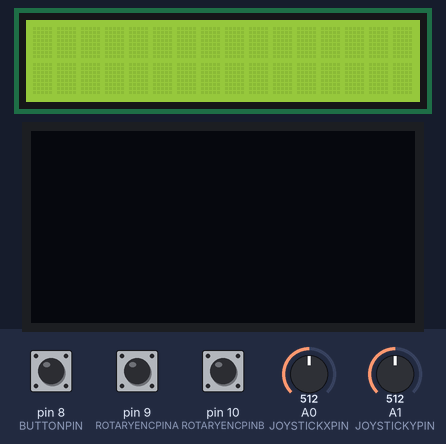
Simulated run of this sketch. Board: Arduino Uno, built with avr-gcc and run on an emulated ATmega328P. Parts: 16×2 character LCD, 128×64 one-colour display. The test bench sets the inputs (shaded band); at power-on: pin 8 (BUTTONPIN) LOW, A0 (JOYSTICKXPIN) = 512, pin 9 (ROTARYENCPINA) HIGH, pin 10 (ROTARYENCPINB) HIGH, A1 (JOYSTICKYPIN) = 512. The display library's start-up logo is not drawn; random numbers use the default seed unless the sketch sets one; what the sketch prints to the serial monitor is not drawn.

Above: at 3.3 s.
3.4 s: pin 8 (BUTTONPIN) pulled HIGH for 0.15 s
At 5.3 s:
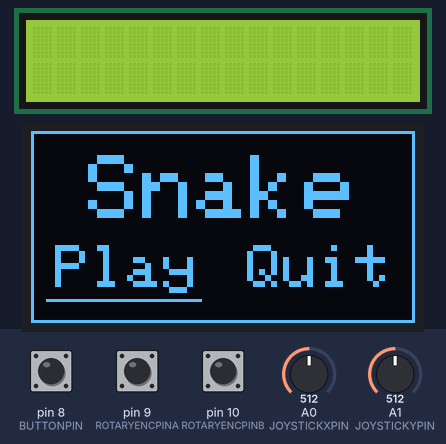
5.6 s: A0 (JOYSTICKXPIN) set to 716
At 6.9 s:
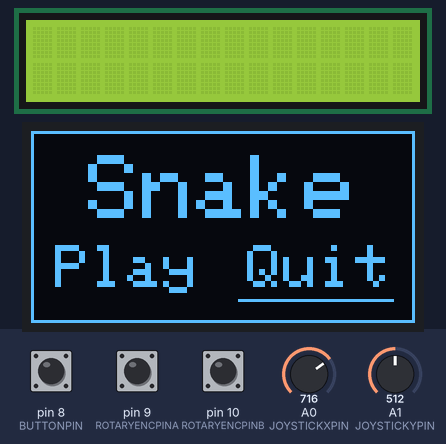
7.3 s: pin 8 (BUTTONPIN) pulsed HIGH 5 times (0.12 s each, 0.3 s apart)
At 8.74 s:
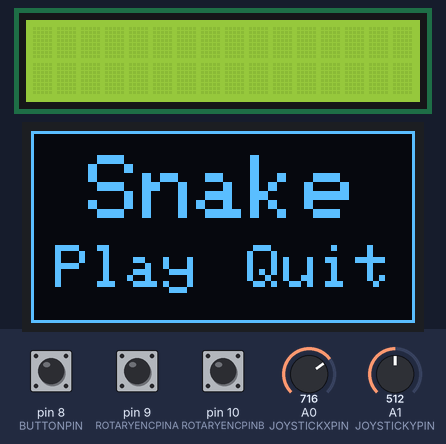
Timing chart, 0 to 10.3 s (numbered marks = the images above; inputs shaded):
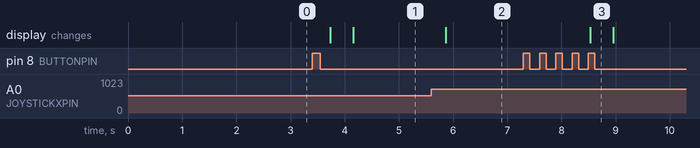

Measured:
- after the input at 3.4 s, the display: first changes after 0.33 s (image 1 shows a later state)
- after the input at 5.6 s, the display: changes after 0.27 s (image 2)
- after the input at 7.3 s, the display: changes after 1.2 s (image 3)

The sketch:

Prototype.ino
```cpp
//---- LIBRARIES AND INCLUDE FILES ----//
  #pragma once
  // Libraries
  #include <Adafruit_SSD1306.h>
  #include <splash.h>
  #include <LiquidCrystal.h>

  #include "LinkedList.h"

  // BITMtextListS
  //#include "BitmtextLists/SnakeMenuPlay.h"
  //#include "BitmtextLists/SnakeMenuQuit.h"
//---- END OF LIBRARIES AND INCLUDE FILES ----//

//---- SCREEN DEFINITIONS ----//
  #define LCDCOLUMNS            16
  #define LCDROWS               2
  #define OLEDWIDTH             128
  #define OLEDHEIGHT            64
  #define OLEDLETTERW           6
  #define OLEDLETTERH           8
  // Play is centered roughly a fourth of the way across the screen, accounting for text size
  const uint8_t playButtonX0 = (OLEDWIDTH / 4) - (2 * 2 * OLEDLETTERW);
  const uint8_t playButtonX1 = (OLEDWIDTH / 4) + (2 * 2 * OLEDLETTERW);
  // Quit is centered roughly three fourths of the way across the screen, accounting for text size
  const uint8_t quitButtonX0 = (3 * OLEDWIDTH / 4) - (2 * 2 * OLEDLETTERW);
  const uint8_t quitButtonX1 = (3 * OLEDWIDTH / 4) + (2 * 2 * OLEDLETTERW);
  // Both Buttons are centered slightly above three fourths of the the way down the screen, accounting for text size
  const uint8_t menuButtonY = (3 * OLEDHEIGHT / 4) - (OLEDLETTERH + OLEDHEIGHT/32);
  const uint8_t menuSelectY = (3 * OLEDHEIGHT / 4) + (OLEDLETTERH);
//---- END OF SCREEN DFINITIONS ----//
//---- PIN DEFINITIONS ----//
  // LCD Display (ONLY 11-13 ARE USED DUE TO USING THE SHIFT REGISTER)
  #define LCDDS                 11
  #define LCDSHCP               13
  #define LCDSTCP               12
  #define RS                    11
  #define E                     3
  #define D4                    4
  #define D5                    5
  #define D6                    6
  #define D7                    7
  // OLED Display (Definitions not used - just for reference)
  #define SDA                   A4  // Data
  #define SCL                   A5  // CLK
  // Interactive
  #define JOYSTICKXPIN          A0
  #define JOYSTICKYPIN          A1
  #define JOYSTICKCLK           7
  #define ROTARYENCPINA         9   // DT
  #define ROTARYENCPINB         10  // SW
  #define BUTTONPIN             8
//---- END OF PIN DEFINITIONS ----//

//---- DATA STRUCTURING ----//
  // ENUM DEFS
  enum LCDAlignment             { left, center, right };
  enum EmulatorState            { selection, snake, pong, tron, doom };
  enum GameState                { unactivated, activated, playing, failure = -1 };
  enum RotaryEncoder            { ccw = -1, none, cw, clk };

  struct LCDText {
    LCDText(String t, LCDAlignment a);
    // String to be printed to the LCD display
    String text;
    // Preferred alignment of the text on the LCD display (left by default)
    LCDAlignment align;
    // Row String is to be printed to
    // int row = 0
  };


  int rotEncOldPos = 0;
  int rotEncCurPos = 0;
  uint8_t rotEncState;
  bool buttonClk;

  unsigned long t0 = millis();
  unsigned long t1;
  unsigned long lastUpdate;
  float gameSpeed = 1.0;
  bool isPlaySelected = true;
//---- END OF DATA STRUCTURES ----//

Adafruit_SSD1306 OLED(OLEDWIDTH, OLEDHEIGHT);
LiquidCrystal lcd(2, 3, 4, 5, 6, 7);
//Adafruit_LiquidCrystal lcd(0);

enum EmulatorState emu = selection;
enum EmulatorState gameSelect = snake;

// I will make all these into a class for extensibility if I have the time
// - AKA class with base components and make objects or child classes with gamemode specific features and functions
enum GameState game1 = unactivated;
enum GameState game2 = unactivated;
enum GameState game3 = unactivated;
LinkedList *SnakeGame;
vec2 snakeFruit;
unsigned int score;

void setup() {
  // random seed of unconnected analog input as recommended by Arduino documentation
  randomSeed(analogRead(A2));

  // PIN MODES
  //pinMode(LCDDS, OUTPUT);
  //pinMode(LCDSHCP, OUTPUT);
  //pinMode(LCDSTCP, OUTPUT);
  pinMode(ROTARYENCPINA, INPUT);
  pinMode(ROTARYENCPINB, INPUT);
  pinMode(BUTTONPIN, INPUT);

  Serial.begin(9600);

  // lcd init
  lcd.begin(LCDCOLUMNS, LCDROWS);
  lcd.noCursor();
  lcd.clear();


  // SSD1306_SWITCHCAPVCC = generate display voltage from 3.3V internally
  if(!OLED.begin(SSD1306_SWITCHCAPVCC, 0x3D)) {
    Serial.println(F("SSD1306 allocation failed"));
    for(;;); // Don't proceed, loop forever
  }

  // Show initial display buffer contents on the screen --
  // the library initializes this with an Adafruit splash screen.
  OLED.display();
  delay(2000); // Pause for 2 seconds

  // Clear the buffer
  OLED.clearDisplay();
  OLED.display();


  // prevent main loop from starting if state vars aren't initialized properly
  while (emu != selection || game1 != unactivated || game2 != unactivated || game3 != unactivated);

  rotEncState = GetRotaryState(ROTARYENCPINA, ROTARYENCPINB);
  buttonClk = digitalRead(BUTTONPIN);
  t1 = millis();
  lastUpdate = 0;

  LCDSelectGame(gameSelect);
}

void loop() {
  // main game states
  if (emu == selection) {
    // game selection state
    //Serial.println(String(emu));
    // get rotary encoder rotation
    enum RotaryEncoder rotEncInput = PollRotaryEnc();
    // unless button is pressed to select game
    // if button is down, AKA 1(TRUE) - set rotEncInput to 2, AKA clk
    //Serial.println(String(digitalRead(BUTTONPIN)));
    if (isButtonPressed(&buttonClk, BUTTONPIN)) rotEncInput = clk;
    switch (rotEncInput) {
      // Game is selected
      case (clk):
        emu = snake;
        rotEncInput = none;
        Serial.println("Game Selected");
      break;

      case (none):
      break;

      // Rotary Encoder turned cw or ccw
      default:
        // EmulatorStates game states start at 1 and not 0 -> set to multiple of 3 before modulus and increment 1 after
        gameSelect = ((gameSelect + 2 + rotEncInput) % 3) + 1;
        LCDSelectGame(gameSelect);
      break;
    }
  }


  if (emu == snake) {
    Serial.println("Emu is snake");
    switch (game1) {
      // boot game
      case (unactivated):
        BootGame(emu);
      break;

      // Menu Selection
      case (activated):
        delay(200);
        Serial.println("Game Playing Time!");
        delay(200);
        GameMenuSelect();
        // if play, run game initalizer
        if (isButtonPressed(&buttonClk, BUTTONPIN)) {
          if (isPlaySelected) InitializeSnake();
          else QuitGame(&emu);
        }
      break;

        // game loop
        case (playing):
          // get next direction of snake
          *(SnakeGame->head->dir) = GetJoystickDir(JOYSTICKXPIN, JOYSTICKYPIN);
          // check if time for next frame
          if (true) {
            if (isSnakeDirValid()) {
              //SnakeNextFrame(dir);
            } else {
              // GameOver();
            }
          }
        break;

      // game over
      case (failure):
        // remove linked list
      break;

      default:
        Serial.println("Game State invalid");
      break;
    }
  }


  if (emu == pong) {
    Serial.println("Emu is pong");
    switch (game2) {
      // boot game
      case (unactivated):
        game2 = activated;
        BootGame(pong);
      break;

      // Menu Selection
      case (activated):

      break;

      // game loop
      case (playing):
      break;

      // game over
      case (failure):
      break;

      default:
      break;
    }
  }


  if (emu == tron) {
    Serial.println("Emu is tron");
    switch (game3) {
      // boot game
      case (unactivated):
        game3 = activated;
        BootGame(tron);
      break;

      // Menu Selection
      case (activated):

      break;

      // game loop
      case (playing):
      break;

      // game over
      case (failure):
      break;

      default:
      break;
    }
  }
  t0 = t1;
  t1 = millis();
  //Serial.println(String(emu));
}

// ---- CONSTRUCTORS ---- //
  LCDText::LCDText(String text, LCDAlignment align) { //, int row) {
    this->text = text;
    this->align = align;
    // this->row = row
  }

// ---- END OF CONSTRUCTORS ---- //

void LCDSelectGame(EmulatorState game) {
  LCDPrint(lcd, LCDText("Selected Game:", center), LCDText(EmuStateToString(game), center));
}

// Boots up the game that the input EmulatorState is currently set to
void BootGame(EmulatorState game) {
  Serial.println("Game Booting!");
  GameState *gState = EmuStateToGameState(game);
  // sets the GameState of that selected game to activated
  *(gState) = activated;
  Serial.println("Activated!");
  delay(100);
  LCDPrint(lcd, LCDText("Running:", center), LCDText(EmuStateToString(game), center));

  // TODO - Draw logo? lol
  delay(200);
  Serial.println("Drawing time");
  DrawGameMenu(game);

}

void DrawGameMenu(EmulatorState game) {
  OLED.clearDisplay();
  OLED.drawRect(0, 0, OLEDWIDTH, OLEDHEIGHT, 1);
  OLED.setTextColor(1);
  OLED.setTextSize(3);

  uint8_t padding[2] = {0,0};
  // center game title text horizontally
  padding[0] = (OLEDWIDTH - (EmuStateToString(game).length() * 3 * OLEDLETTERW)) / 2;
  // have bottom line of text on middle horizontal
  padding[1] = (OLEDHEIGHT / 2) - (3 * OLEDLETTERH);

  OLED.setCursor(padding[0], padding[1]);
  OLED.print(EmuStateToString(game));

  OLED.setTextSize(2);

  // play button
  padding[0] = playButtonX0;
  padding[1] = menuButtonY;
  OLED.setCursor(padding[0], padding[1]);
  OLED.print("Play");

  // quit button
  padding[0] = quitButtonX0;
  // y coord is the same
  //padding[1] = (3 * OLEDHEIGHT / 4) - (OLEDLETTERH + OLEDHEIGHT/32);
  OLED.setCursor(padding[0], padding[1]);
  OLED.print("Quit");
  // FEATURE - Add Scoreboard?
  OLED.display();
  Serial.println("Displaying!");
}

void GameMenuSelect() {
  vec2 axisDirs = GetJoystickDir(JOYSTICKXPIN,JOYSTICKYPIN);
  // play is selected
  if (axisDirs.x > (3*1023/5)) isPlaySelected = true;
  // quit is selected
  if (axisDirs.x < (2*1023/5)) isPlaySelected = false;
  DrawMenuLine(isPlaySelected);
}

// Draws line underneath the selected menu option
// - if input doDrawPlay is true, it will draw a white line underneath play and a black line underneath quit; vice versa if false
void DrawMenuLine(bool doDrawPlay) {
  uint8_t x0, x1, y;
  // play line
  x0 = playButtonX0 - 3;
  x1 = playButtonX1;
  y = menuSelectY;
  OLED.drawLine(x0, y, x1, y, doDrawPlay);
  // quit line
  x0 = quitButtonX0 - 3;
  x1 = quitButtonX1;
  OLED.drawLine(x0, y, x1, y, !doDrawPlay);
  OLED.display();
}

// Quits the selected game given an input
// - sets the EmulatorState and GameState variables back to default states
void QuitGame(EmulatorState *emuState) {
  // Sets GameState variable to unactivated
  (*EmuStateToGameState(*emuState)) = unactivated;
  // resets given emulator state
  *emuState = selection;
}

// Takes in an emulator state and returns a pointer to the respective GameState variable
GameState* EmuStateToGameState(EmulatorState emuState) {
  if (emuState == snake) {
    return &game1;
  } else if (emuState == pong) {
    return &game2;
  } else if (emuState == tron) {
    return &game3;
  } else if (emuState == doom) {
    Serial.println("EmuState is DOOM");
  } else {
    Serial.println("EmuState is null");
    return nullptr;
  }
}

// prepares snake for gamemode
void InitializeSnake() {
  lastUpdate = 0;
  for (uint8_t i = 0; i<4; i++) {
    // add nodes to snake
    // Do I need to set the ptrs to point as something first?
    SnakeGame->addTailNode(vec2(OLEDWIDTH/2,(OLEDHEIGHT/2)-i), vec2(0,-1));
  }

  snakeFruit.x = random(0+3,OLEDWIDTH-3);
  snakeFruit.y = random(0+3,OLEDHEIGHT-3);
}

//
bool isSnakeDirValid() {
  /*
  vec2 dir = (SnakeGame->head->pos)
  if ( !OLEDGetPixel(OLED, nextPos) ) {
    return true;
  } else if ( (nextPos.x == snakeFruit.x) && (nextPos.y == snakeFruit.y) ) {
    score++;
    return true;
  } else return false;
  */
}

bool isTimeForNextFrame() {

}

// Compute logic for next frame; this function does these things:
// - Change position and direction of nodes
// - Increment scores and snake length
// - Draws and erases pixels
void SnakeNextFrame(vec2 dir) {
  // calculate when next frame
  // is it time for next frame?

  //DrawNextFrame(OLED);

  lastUpdate = 0;
}

// Polls the Rotary Encoder for changes in position or presses
// - Rotating takes precedent over clicking (NVM CLICKING IS SUPER INCONSISTENT)
// (ALL OF IT IS SUPER INCONSISTENT; IDK IF IT'S MY PART OR WHAT)
RotaryEncoder PollRotaryEnc() {
  rotEncCurPos += GetRotaryKnobDir(&rotEncState, ROTARYENCPINA, ROTARYENCPINB);
  //Serial.println(String(rotEncCurPos));
  int8_t dir = (rotEncOldPos - rotEncCurPos);
  // if at rest pos and the direction total is greater than a 4 state dif in one direction
  if ( (rotEncState == 3) && ( abs(dir) >= 4) ) {
    rotEncOldPos = rotEncCurPos;
    //Serial.println(String(dir>>2));
    return RotaryEncoder(dir>>2);
  }
  /*
  if ( (rotEncClk != digitalRead(ROTARYENCCLK)) && (rotEncClk == HIGH) ) {
    rotEncClk = digitalRead(ROTARYENCCLK);
    return clk;
  }
  */
  return RotaryEncoder(0);
}

// ---- UTILITY FUNCTIONS ---- //

bool isButtonPressed(bool* buttonState, uint8_t buttonPin) {
  uint8_t currentState = ((uint8_t)(*buttonState)<<1) | digitalRead(buttonPin);
  // Button isn't pressed and state is false - return 0
  if (currentState == 0) {
  }
  // Button is pressed, but state doesn't read it as so - return 1
  if (currentState == 1) {
    *buttonState = currentState;
  }
  // Button is not pressed, but state reads so - return 0
  if (currentState == 2) {
    *buttonState = 0;
  }
  // Button is pressed and state reads so - return 0
  if (currentState == 3) {
    return 0;
  } else {
    return (*buttonState);
  }

}

// Returns a vec2 of the analogRead inputs of the given pins
vec2 GetJoystickAxes(const uint8_t joystickXPin, const uint8_t joystickYPin) {
  uint16_t joyX = analogRead(joystickXPin);
  uint16_t joyY = analogRead(joystickYPin);
  return vec2(joyX,joyY);
}

// Return a vec2 of the current direction the analog stick is pointing in
vec2 GetJoystickDir(const uint8_t joystickXPin, const uint8_t joystickYPin) {
  vec2 axesVals = GetJoystickAxes(joystickXPin, joystickYPin);
  // I switched the physical pins since the joystick is rotated; as a result, the y-axis vals are flipped
  if (axesVals.x > 3*1023/5) axesVals.x = 1;
  if (axesVals.x < 2*1023/5) axesVals.x = -1;
  if (axesVals.y > 3*1023/5) axesVals.y = -1;
  if (axesVals.y < 2*1023/5) axesVals.y = 1;
  return axesVals;
}

bool OLEDGetPixel(Adafruit_SSD1306 display, vec2 v) {
  return display.getPixel(v.x, v.y);
}

// Returns time in milliseconds since last frame
unsigned long MillisToFrameTime(unsigned long time0, unsigned long time1) { return (time1-time0); }

// Converts the EmulatorState enum to a ctextListitalized String
String EmuStateToString (EmulatorState state) {
  if (state == snake) {
    return "Snake";
  } else if (state == pong) {
    return "Pong";
  } else if (state == tron) {
    return "Tron";
  } else if (state = doom) {
    return "Doom";
  } else {
    return "Selection";
  }
}

// Checks the Rotary Encoder Pins and returns the state number
// - Pin A has a value of 1; Pin B is bit shifted to a value of 2; OR bit operator to combine into one var
// - 3 is both HIGH; 1 is only A HIGH; 0 is both LOW; 2 is B HIGH || 4 states in 2 bits
uint8_t GetRotaryState(const uint8_t PinA, const uint8_t PinB) {
  return digitalRead(PinA) | ( digitalRead(PinB)<<1 );
}

// Returns the position a Rotary Encoder has been turned to based off an input original state and the Pin numbers
// - Returns 1,-1, or 0 || 1 is CW, -1 is CCW, and 0 is no movement
int8_t GetRotaryKnobDir(uint8_t *oldState, const uint8_t PinA, const uint8_t PinB) {
  uint8_t curState;
  int8_t knobDir;

  curState = GetRotaryState(PinA, PinB);

  const int8_t KNOBDIR[] = {
    0, -1,  1,  0,
    1,  0,  0, -1,
   -1,  0,  0,  1,
    0,  1, -1,  0
  };

  // Takes advantage of the 2-bit encoder state representation by combining the two vars with one bitshifted
  // This creates 16 unique states that can be resolved into different directions
  knobDir = KNOBDIR[ curState | ( (*oldState)<<2 ) ];

  // changes input state variable to match current state
  (*oldState) = curState;
  return knobDir;
}

// Draws the next frame of a monochrome Adafruit SSD1306 OLED display
// - Takes the input of the Adafruit_SSD1306 object, an integer number of
// - pixels to be drawn, and variable number of vec2 objects (max of 65535)
void DrawNextFrame(Adafruit_SSD1306 display, uint16_t pNum, vec2 pixel, ...) {
  va_list vecList;
  va_start(vecList, pixel);

  for (uint16_t i = 0; i < pNum; i++) {
    vec2 p = va_arg(vecList, vec2);
    // draw pixels into buffer
    display.drawPixel(p.x, p.y, 1);
  }

  va_end(vecList);
  // display pixels in buffer
  display.display();
}

// Prints Strings to an input LCD display and adjusts the text positioning based on an input LCDText data structure
// - Text that is longer than the column number will be cut off (limited to a max of 128 columns)
// - Any args provided that surpass the row number will not be used (limited to a max of 128 rows)
// - Providing less args than are columns will result in undefined behaviour
void LCDPrint(LiquidCrystal LCD, ...) {
  LCD.clear();
  // prepare list of all args
  va_list textList;
  va_start(textList, LCD);

  for (uint8_t i = 0; i < LCDROWS; i++) {
    // fetchs current and moves to next LCDText object
    LCDText t = va_arg(textList, LCDText);

    // set text indent based on input alignment - if length is greater than columns, set to 0
    uint8_t indent = (LCDCOLUMNS < t.text.length()) ? 0 : (LCDCOLUMNS - t.text.length()) ;
    if (t.align == left) {
      // no indent
      indent = 0;
    } else if (t.align == center) {
      // half of column difference to center text
      indent = indent/2;
    }
    // keep indent as column difference otherwise
    Serial.println(t.text);
    LCD.setCursor(indent,i);
    LCD.print(t.text.c_str());
  }
  va_end(textList);
}
```

Source omitted: LinkedList.h (5441 bytes)
